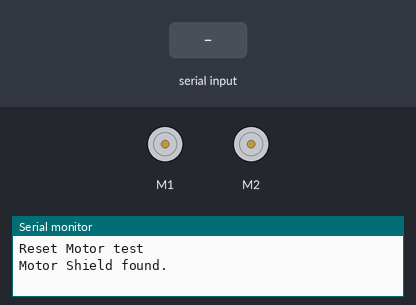
Simulated run of this sketch. Board: Arduino Uno, built with avr-gcc and run on an emulated ATmega328P. Parts: 2 × DC motor (green arrow = forward, orange = backward, longer = faster), the last lines printed to the serial monitor. The inputs (shaded band) are chosen by the test bench.

Above: at 1.2 s.
1.3 s: "90,45\n" received over Serial
At 2.0 s:
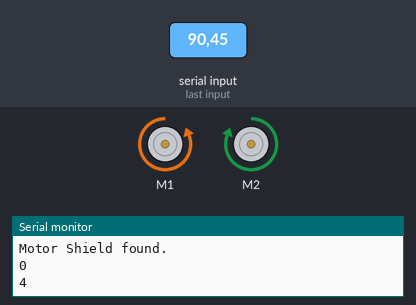
2.8 s: "30,150\n" received over Serial
At 3.2 s:
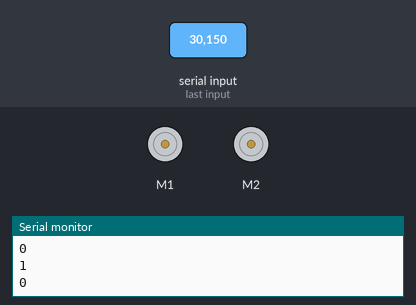
4.3 s: "2\n" received over Serial
At 5.4 s:
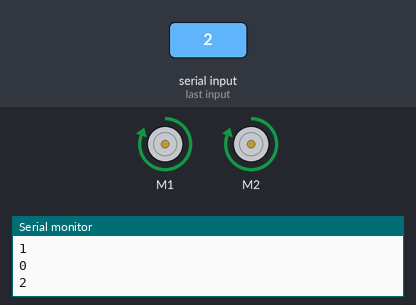
5.8 s: "1\n" received over Serial
At 6.5 s:
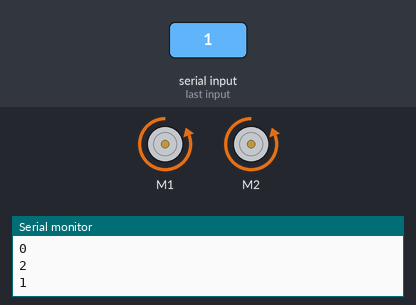
7.3 s: "0\n" received over Serial
At 7.7 s:
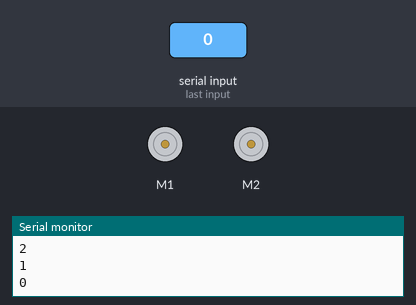
8.8 s: "3\n" received over Serial
At 10.0 s:
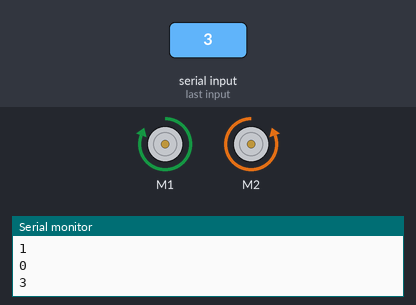
Timing chart, 0 to 11.3 s (numbered marks = the images above; inputs shaded):
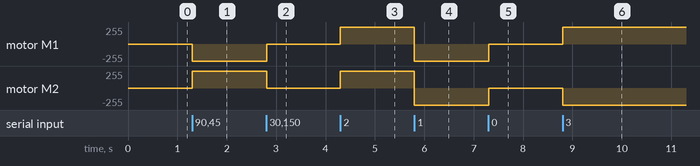

The sketch:

Driving_test.ino
```cpp
#include <Adafruit_MotorShield.h>


Adafruit_MotorShield AFMS = Adafruit_MotorShield();

Adafruit_DCMotor *Motor1 = AFMS.getMotor(1);
Adafruit_DCMotor *Motor2 = AFMS.getMotor(2);

int driving_state = 0;
char serial_in;
int drive_speed = 255;

// Send commands to the arduino by typing 0-4 in the Serial link
// 0 = Stationary
// 1 = Forwards
// 2 = Backwards
// 3 = Steer right
// 4 = Steer left


void setup() {
  Serial.begin(9600);           // set up Serial library at 9600 bps
  Serial.println("Reset Motor test");

  if (!AFMS.begin()) {         // create with the default frequency 1.6KHz
    Serial.println("Could not find Motor Shield. Check wiring.");
    while (1);
  }
  Serial.println("Motor Shield found.");

  // Set motors to stop
  Motor1->setSpeed(drive_speed);
  Motor2->setSpeed(drive_speed);
  Motor1->run(RELEASE);
  Motor2->run(RELEASE);
}

void loop() {
  if (Serial.available()){
    serial_in = Serial.read();
    if(serial_in >= '0' && serial_in <= '4'){
      driving_state = (serial_in - '0');
      Serial.println(driving_state);
      set_drive(driving_state);
    }
  }
}

void set_drive(int state){
  Motor1->setSpeed(drive_speed);
  Motor2->setSpeed(drive_speed);

  switch (state){
    case 0:
      Motor1->run(RELEASE);
      Motor2->run(RELEASE);
      break;
    case 2:
      Motor1->run(FORWARD);
      Motor2->run(FORWARD);
      break;
    case 1:
      Motor1->run(BACKWARD);
      Motor2->run(BACKWARD);
      break;
    case 3:
      Motor1->run(FORWARD);
      Motor2->run(BACKWARD);
      break;
    case 4:
      Motor1->run(BACKWARD);
      Motor2->run(FORWARD);
      break;
  }
}
```

Measured:
- after the input at 1.3 s, motor M1: stopped → backward 255/255 at once; motor M2: stopped → forward 255/255 at once
- after the input at 2.8 s, motor M1: backward 255/255 → stopped at once; motor M2: forward 255/255 → stopped at once
- after the input at 4.3 s, motor M1, motor M2: stopped → forward 255/255 at once
- after the input at 5.8 s, motor M1, motor M2: forward 255/255 → backward 255/255 at once
- after the input at 7.3 s, motor M1, motor M2: backward 255/255 → stopped at once
- after the input at 8.8 s, motor M1: stopped → forward 255/255 at once; motor M2: stopped → backward 255/255 at once
